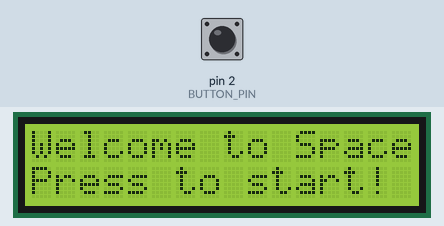
Bench run of a sketch on a simulated Arduino Uno, built with avr-gcc and run on an emulated ATmega328P. Parts: 16×2 character LCD. The test bench sets the inputs (shaded band); at power-on: pin 2 (BUTTON_PIN) LOW. Random numbers use the default seed unless the sketch sets one.

Above: at 0.8 s.
0.9 s: pin 2 (BUTTON_PIN) pulled HIGH for 0.15 s
At 1.18 s:
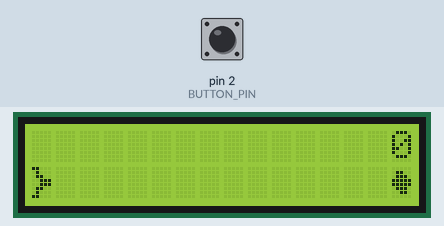
3.0 s: pin 2 (BUTTON_PIN) pulled HIGH for 1 s
At 3.16 s:
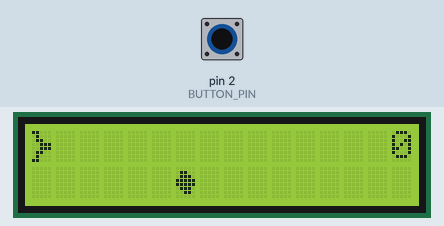
5.5 s: pin 2 (BUTTON_PIN) pulled HIGH for 0.15 s
At 8.25 s:
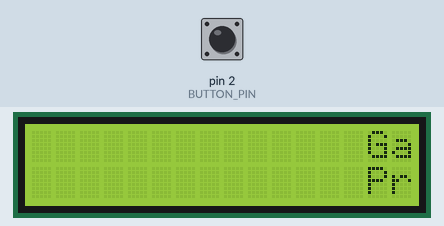
8.6 s: pin 2 (BUTTON_PIN) pulled HIGH for 1 s
At 9.79 s:
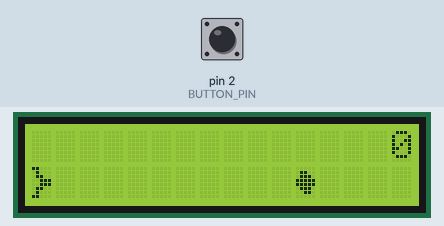
11.1 s: pin 2 (BUTTON_PIN) pulled HIGH for 3.2 s
At 13.42 s:
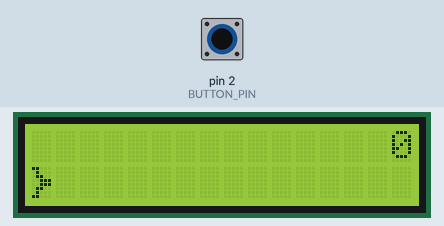

Measured:
- after the input at 0.9 s, the display: first changes at once (image 1 shows a later state)

The sketch:

game_station.ino
```cpp
// AUTHOR: Jyri Määttä
// DESCRIPTION: Game station project for Arduino Uno.
// Goals for this project is to create a gaming station that can be used to play
// different games. The first game that will be created is a space game where the
// player will have to avoid asteroids by moving the spaceship up and down.

#include <LiquidCrystal.h>
#include <Arduino.h>
#include "space_asteroid_game.h"

void setup()
{
  lcd.begin(16, 2);
  pinMode(BUTTON_PIN, INPUT);
  intro_screen();
}

void loop()
{
  space_asteroid_gameplay();
}
```

space_asteroid_game.cpp
```cpp
#include "space_asteroid_game.h"
#include <LiquidCrystal.h>

#define BUTTON_PIN 2

LiquidCrystal lcd(11, 9, 6, 5, 4, 3); // RS, E, D4, D5, D6, D7
int spaceship_Y_location = 0;
int spaceship_X_location = 0;
int asteroid_Y_location = 1;
int asteroid_X_location = 16;
int divider_index = 0;
int asteroid_speed = 4;
int players_game_points = 0;
int display_row = 0;
bool game_over = false;
unsigned long lastDebounceTime = 0;
unsigned long debounceDelay = 200;

void print_spaceship(int y_axis)
{
    // This function is used to print the spaceship on the LCD screen.
    lcd.createChar(0, space_ship_char);
    lcd.setCursor(0, y_axis);
    lcd.write(byte(0));
}

void print_asteroid(int y_axis, int x_axis)
{
    // This function is used to print the asteroid on the LCD screen.
    lcd.createChar(1, asteroid_char);
    lcd.setCursor(x_axis, y_axis);
    lcd.write(byte(1));
}

void intro_screen()
{
    // This function is used to print the intro screen on the LCD screen
    // and wait for the player to press the button to start the game.
    while (digitalRead(2) == LOW)
    {
        lcd.setCursor(0, 0);
        lcd.print("Welcome to Space");
        lcd.setCursor(0, 1);
        lcd.print("Press to start!");
    }
    lcd.clear();
}

void reset_game_variables()
{
    // This function is used to reset the game variables when the game is over.
    spaceship_Y_location = 0;
    spaceship_X_location = 0;
    asteroid_Y_location = random(0, 2);
    asteroid_X_location = 16;
    divider_index = 0;
    asteroid_speed = 4;
    players_game_points = 0;
    game_over = false;
}

void print_game_over_screen()
{
    // This function is used to print the game over screen on the LCD screen
    // when the game is over and reset the game variables.
    lcd.clear();
    lcd.setCursor(14, 0);
    lcd.print("Game over! Score:" + String(players_game_points));
    lcd.setCursor(14, 1);
    lcd.print("Press to restart");
    while (digitalRead(2) == LOW)
    {
        delay(150);
        lcd.scrollDisplayLeft();
    }
    lcd.clear();
    reset_game_variables();
}

void refresh_asteroid_location()
{
    // This function is used to refresh the asteroid location on the screen.
    // The function is used to make sure that the asteroid is moving at the
    // correct speed and that the asteroid is not moving too fast.
    divider_index++;
    // This variable is used to make sure that the asteroid is moving at the correct speed.
    if (divider_index == asteroid_speed)
    {
        asteroid_X_location--;
        divider_index = 0;
    }
    if (asteroid_X_location < 0)
    {
        asteroid_X_location = 15;           // Asteroid is moved to the right side of the screen.
        asteroid_Y_location = random(0, 2); // Asteroid is moved to a random row.
        // The following if statements are used to make the game more difficult
        // as the player progresses.
        if (players_game_points < 10)
        {
            asteroid_speed = random(3, 4);
        }
        else if (players_game_points < 40)
        {
            asteroid_speed = random(2, 4);
        }
        else if (players_game_points < 100)
        {
            asteroid_speed = random(2, 3);
        }
        else
        {
            asteroid_speed = random(1, 2);
        }
        players_game_points++;
    }
    // The following if statement makes the asteroid move to the other row
    // randomly to make the game more difficult and unpredictable.
    else if (asteroid_X_location == 8 && players_game_points > 5)
    {
        asteroid_Y_location = random(0, 2);
    }
}

void print_game_points()
{
    // This function is used to print the game points on the screen.
    // The function is used to make sure that the game points are always
    // in the proper location on the screen.
    if (players_game_points < 10)
    {
        lcd.setCursor(15, 0);
    }
    else if (players_game_points < 100)
    {
        lcd.setCursor(14, 0);
    }
    else
    {
        lcd.setCursor(13, 0);
    }
    lcd.print(players_game_points);
}

void check_for_collision()
{
    // This function is used to check if the spaceship and the asteroid
    // are in the same location. If they are, the game is over. Finally
    // the function is used to create a blinking effect on the screen
    if (spaceship_Y_location == asteroid_Y_location && spaceship_X_location == asteroid_X_location)
    {
        game_over = true;
        for (int i = 0; i < 5; i++)
        {
            lcd.clear();
            print_spaceship(spaceship_Y_location);
            print_asteroid(asteroid_Y_location, asteroid_X_location);
            if (players_game_points < 10)
            {
                lcd.setCursor(15, 0);
            }
            else if (players_game_points < 100)
            {
                lcd.setCursor(14, 0);
            }
            else
            {
                lcd.setCursor(13, 0);
            }
            lcd.print(players_game_points);
            delay(100);
            lcd.clear();
            delay(100);
        }
    }
}

void read_button_press()
{
    // This function is used to read the button press and make sure that
    // the button press is not registered multiple times in a row.
    if (digitalRead(BUTTON_PIN) == HIGH && millis() - lastDebounceTime > debounceDelay)
    {
        spaceship_Y_location = !spaceship_Y_location;
        lastDebounceTime = millis();
    }
}

void space_asteroid_gameplay()
{
    // This function is used to run the game.
    while (!game_over)
    {
        read_button_press();
        refresh_asteroid_location();
        lcd.clear();
        print_spaceship(spaceship_Y_location);
        print_asteroid(asteroid_Y_location, asteroid_X_location);
        print_game_points();
        check_for_collision();
        delay(50); // This delay is used to manipulate the speed of the game.
    }
    print_game_over_screen();
}
```

space_asteroid_game.h
```cpp
#ifndef SPACE_ASTEROID_GAME_H
#define SPACE_ASTEROID_GAME_H
#define BUTTON_PIN 2

#include <Arduino.h>
#include <LiquidCrystal.h>

extern LiquidCrystal lcd;
extern int spaceship_Y_location;
extern int spaceship_X_location;
extern int asteroid_Y_location;
extern int asteroid_X_location;
extern int divider_index;
extern int asteroid_speed;
extern int players_game_points;
extern bool game_over;
extern unsigned long lastDebounceTime;
extern unsigned long debounceDelay;

static byte space_ship_char[] = {
    B11000,
    B01000,
    B01100,
    B00111,
    B00111,
    B01100,
    B01000,
    B11000};

static byte asteroid_char[] = {
    B00000,
    B01100,
    B01110,
    B11111,
    B11111,
    B01110,
    B00110,
    B00000};

void print_spaceship(int y_axis);
void print_asteroid(int y_axis, int x_axis);
void intro_screen();
void print_game_over_screen();
void refresh_asteroid_location();
void print_game_points();
void check_for_collision();
void read_button_press();
void space_asteroid_gameplay();
void reset_game_variables();

#endif
```
